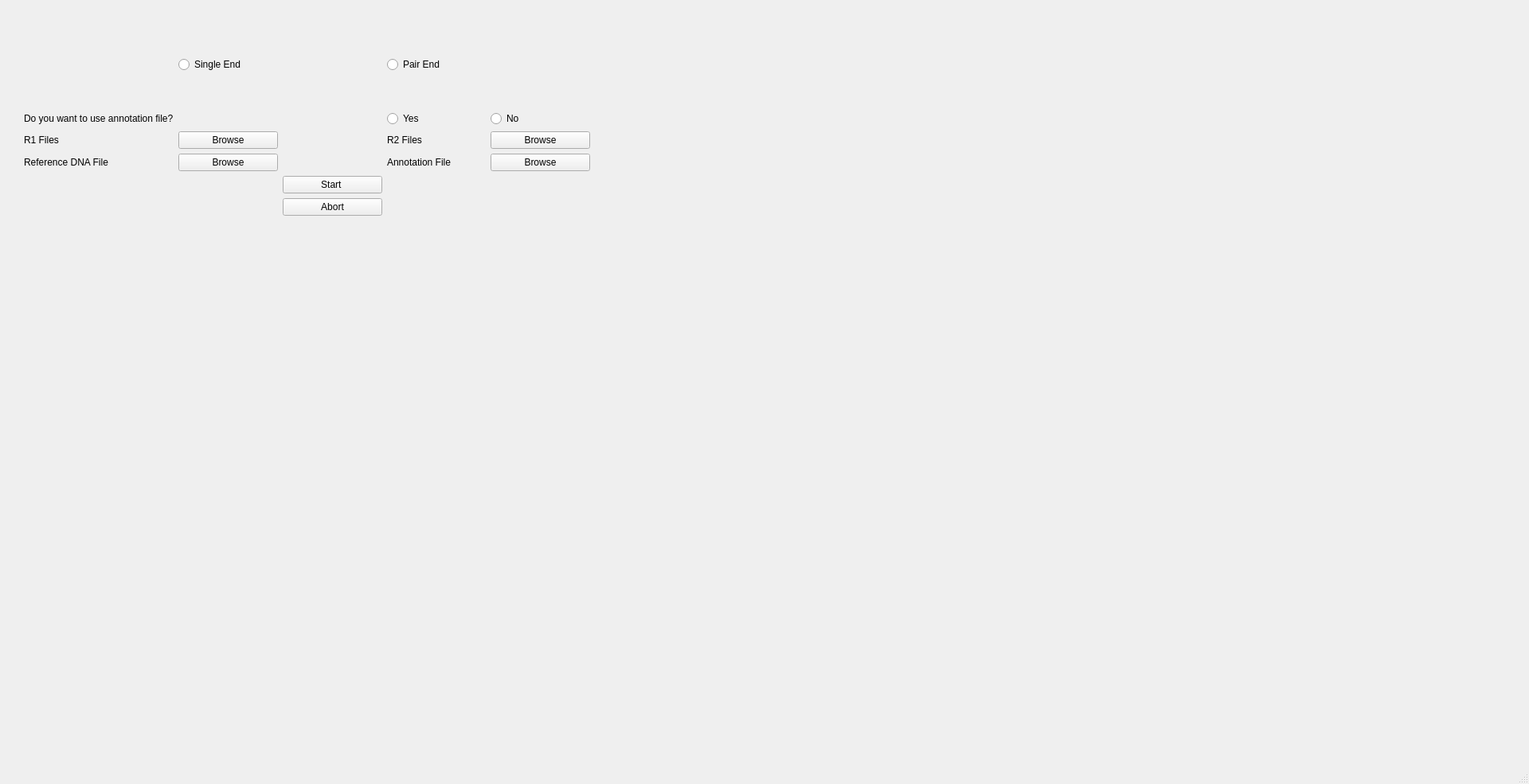
<?xml version="1.0" encoding="UTF-8"?>
<ui version="4.0">
 <class>MainWindow</class>
 <widget class="QMainWindow" name="MainWindow">
  <property name="geometry">
   <rect>
    <x>0</x>
    <y>0</y>
    <width>1920</width>
    <height>985</height>
   </rect>
  </property>
  <property name="windowTitle">
   <string>Tophat</string>
  </property>
  <property name="windowIcon">
   <iconset resource="../resources.qrc">
    <normaloff>:/Resources/maxresdefault.png</normaloff>:/Resources/maxresdefault.png</iconset>
  </property>
  <widget class="QWidget" name="centralwidget">
   <widget class="QWidget" name="gridLayoutWidget">
    <property name="geometry">
     <rect>
      <x>30</x>
      <y>30</y>
      <width>711</width>
      <height>241</height>
     </rect>
    </property>
    <layout class="QGridLayout" name="gridLayout">
     <item row="8" column="3">
      <widget class="QPushButton" name="pushButton_6">
       <property name="text">
        <string>Abort</string>
       </property>
      </widget>
     </item>
     <item row="1" column="4">
      <widget class="QRadioButton" name="radioButton_3">
       <property name="text">
        <string>Yes</string>
       </property>
      </widget>
     </item>
     <item row="7" column="3">
      <widget class="QPushButton" name="pushButton_5">
       <property name="text">
        <string>Start </string>
       </property>
      </widget>
     </item>
     <item row="0" column="4">
      <widget class="QRadioButton" name="radioButton_2">
       <property name="text">
        <string>Pair End</string>
       </property>
      </widget>
     </item>
     <item row="0" column="3">
      <spacer name="verticalSpacer">
       <property name="orientation">
        <enum>Qt::Vertical</enum>
       </property>
       <property name="sizeHint" stdset="0">
        <size>
         <width>20</width>
         <height>40</height>
        </size>
       </property>
      </spacer>
     </item>
     <item row="1" column="5">
      <widget class="QRadioButton" name="radioButton_4">
       <property name="text">
        <string>No</string>
       </property>
      </widget>
     </item>
     <item row="6" column="2">
      <widget class="QPushButton" name="pushButton_3">
       <property name="text">
        <string>Browse</string>
       </property>
      </widget>
     </item>
     <item row="6" column="5">
      <widget class="QPushButton" name="pushButton_4">
       <property name="text">
        <string>Browse</string>
       </property>
      </widget>
     </item>
     <item row="0" column="1">
      <widget class="QLabel" name="label">
       <property name="text">
        <string/>
       </property>
      </widget>
     </item>
     <item row="0" column="2">
      <widget class="QRadioButton" name="radioButton">
       <property name="text">
        <string>Single End</string>
       </property>
      </widget>
     </item>
     <item row="5" column="5">
      <widget class="QPushButton" name="pushButton_2">
       <property name="text">
        <string>Browse</string>
       </property>
      </widget>
     </item>
     <item row="6" column="4">
      <widget class="QLabel" name="label_7">
       <property name="text">
        <string>Annotation File</string>
       </property>
      </widget>
     </item>
     <item row="5" column="4">
      <widget class="QLabel" name="label_5">
       <property name="text">
        <string>R2 Files</string>
       </property>
      </widget>
     </item>
     <item row="5" column="2">
      <widget class="QPushButton" name="pushButton">
       <property name="text">
        <string>Browse</string>
       </property>
      </widget>
     </item>
     <item row="5" column="1">
      <widget class="QLabel" name="label_4">
       <property name="text">
        <string>R1 Files</string>
       </property>
      </widget>
     </item>
     <item row="6" column="1">
      <widget class="QLabel" name="label_6">
       <property name="text">
        <string>Reference DNA File</string>
       </property>
      </widget>
     </item>
     <item row="1" column="1">
      <widget class="QLabel" name="label_3">
       <property name="text">
        <string>Do you want to use annotation file?</string>
       </property>
      </widget>
     </item>
    </layout>
   </widget>
   <zorder>gridLayoutWidget</zorder>
   <zorder>pushButton_6</zorder>
   <zorder>pushButton_5</zorder>
  </widget>
  <widget class="QStatusBar" name="statusbar"/>
 </widget>
 <resources>
  <include location="../resources.qrc"/>
 </resources>
 <connections/>
</ui>
